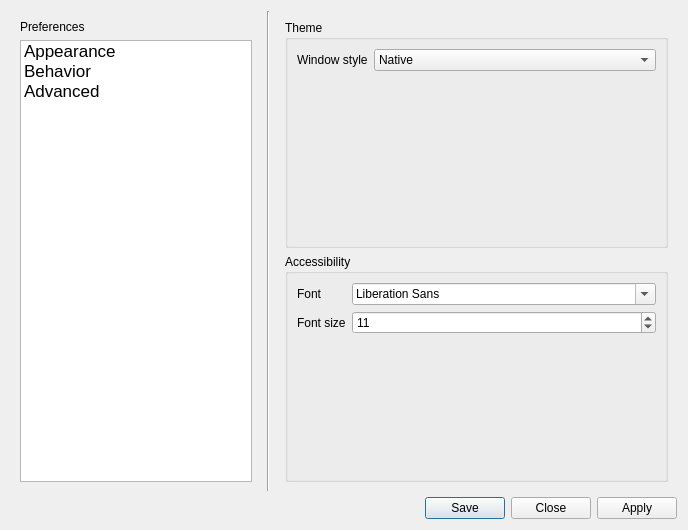
<?xml version="1.0" encoding="UTF-8"?>
<ui version="4.0">
 <class>Dialog</class>
 <widget class="QDialog" name="Dialog">
  <property name="geometry">
   <rect>
    <x>0</x>
    <y>0</y>
    <width>688</width>
    <height>530</height>
   </rect>
  </property>
  <property name="minimumSize">
   <size>
    <width>600</width>
    <height>0</height>
   </size>
  </property>
  <property name="maximumSize">
   <size>
    <width>1000000</width>
    <height>16777215</height>
   </size>
  </property>
  <property name="windowTitle">
   <string>Dialog</string>
  </property>
  <layout class="QVBoxLayout" name="verticalLayout">
   <item>
    <layout class="QHBoxLayout" name="horizontalLayout">
     <item>
      <widget class="QFrame" name="verticalFrame">
       <property name="maximumSize">
        <size>
         <width>250</width>
         <height>16777215</height>
        </size>
       </property>
       <layout class="QVBoxLayout" name="verticalLayout_2">
        <item>
         <widget class="QLabel" name="label">
          <property name="text">
           <string>Preferences</string>
          </property>
         </widget>
        </item>
        <item>
         <widget class="QListWidget" name="listWidget">
          <property name="font">
           <font>
            <family>Cantarell</family>
            <pointsize>13</pointsize>
           </font>
          </property>
          <property name="frameShape">
           <enum>QFrame::StyledPanel</enum>
          </property>
          <property name="frameShadow">
           <enum>QFrame::Plain</enum>
          </property>
          <property name="alternatingRowColors">
           <bool>false</bool>
          </property>
          <item>
           <property name="text">
            <string>Appearance</string>
           </property>
          </item>
          <item>
           <property name="text">
            <string>Behavior</string>
           </property>
          </item>
          <item>
           <property name="text">
            <string>Advanced</string>
           </property>
          </item>
         </widget>
        </item>
       </layout>
      </widget>
     </item>
     <item>
      <widget class="Line" name="line">
       <property name="orientation">
        <enum>Qt::Vertical</enum>
       </property>
      </widget>
     </item>
     <item>
      <widget class="QStackedWidget" name="stackedWidget">
       <property name="currentIndex">
        <number>0</number>
       </property>
       <widget class="QWidget" name="page">
        <layout class="QVBoxLayout" name="verticalLayout_3">
         <item>
          <widget class="QGroupBox" name="groupBox">
           <property name="title">
            <string>Theme</string>
           </property>
           <layout class="QFormLayout" name="formLayout_4">
            <item row="0" column="0">
             <widget class="QLabel" name="label_2">
              <property name="text">
               <string>Window style</string>
              </property>
             </widget>
            </item>
            <item row="0" column="1">
             <widget class="QComboBox" name="comboBox">
              <item>
               <property name="text">
                <string>Native</string>
               </property>
              </item>
              <item>
               <property name="text">
                <string>Fusion</string>
               </property>
              </item>
              <item>
               <property name="text">
                <string>Fusion dark</string>
               </property>
              </item>
             </widget>
            </item>
           </layout>
          </widget>
         </item>
         <item>
          <widget class="QGroupBox" name="groupBox_2">
           <property name="title">
            <string>Accessibility</string>
           </property>
           <layout class="QFormLayout" name="formLayout_3">
            <item row="1" column="0">
             <widget class="QLabel" name="label_3">
              <property name="text">
               <string>Font size</string>
              </property>
             </widget>
            </item>
            <item row="1" column="1">
             <widget class="QSpinBox" name="spinBox">
              <property name="value">
               <number>11</number>
              </property>
             </widget>
            </item>
            <item row="0" column="0">
             <widget class="QLabel" name="label_4">
              <property name="text">
               <string>Font</string>
              </property>
             </widget>
            </item>
            <item row="0" column="1">
             <widget class="QFontComboBox" name="fontComboBox"/>
            </item>
           </layout>
          </widget>
         </item>
        </layout>
       </widget>
       <widget class="QWidget" name="page_2"/>
      </widget>
     </item>
    </layout>
   </item>
   <item>
    <widget class="QDialogButtonBox" name="buttonBox">
     <property name="orientation">
      <enum>Qt::Horizontal</enum>
     </property>
     <property name="standardButtons">
      <set>QDialogButtonBox::Apply|QDialogButtonBox::Close|QDialogButtonBox::Save</set>
     </property>
    </widget>
   </item>
  </layout>
 </widget>
 <resources/>
 <connections>
  <connection>
   <sender>buttonBox</sender>
   <signal>accepted()</signal>
   <receiver>Dialog</receiver>
   <slot>accept()</slot>
   <hints>
    <hint type="sourcelabel">
     <x>257</x>
     <y>520</y>
    </hint>
    <hint type="destinationlabel">
     <x>157</x>
     <y>274</y>
    </hint>
   </hints>
  </connection>
  <connection>
   <sender>buttonBox</sender>
   <signal>rejected()</signal>
   <receiver>Dialog</receiver>
   <slot>reject()</slot>
   <hints>
    <hint type="sourcelabel">
     <x>325</x>
     <y>520</y>
    </hint>
    <hint type="destinationlabel">
     <x>286</x>
     <y>274</y>
    </hint>
   </hints>
  </connection>
  <connection>
   <sender>listWidget</sender>
   <signal>currentRowChanged(int)</signal>
   <receiver>stackedWidget</receiver>
   <slot>setCurrentIndex(int)</slot>
   <hints>
    <hint type="sourcelabel">
     <x>231</x>
     <y>106</y>
    </hint>
    <hint type="destinationlabel">
     <x>470</x>
     <y>101</y>
    </hint>
   </hints>
  </connection>
 </connections>
</ui>
